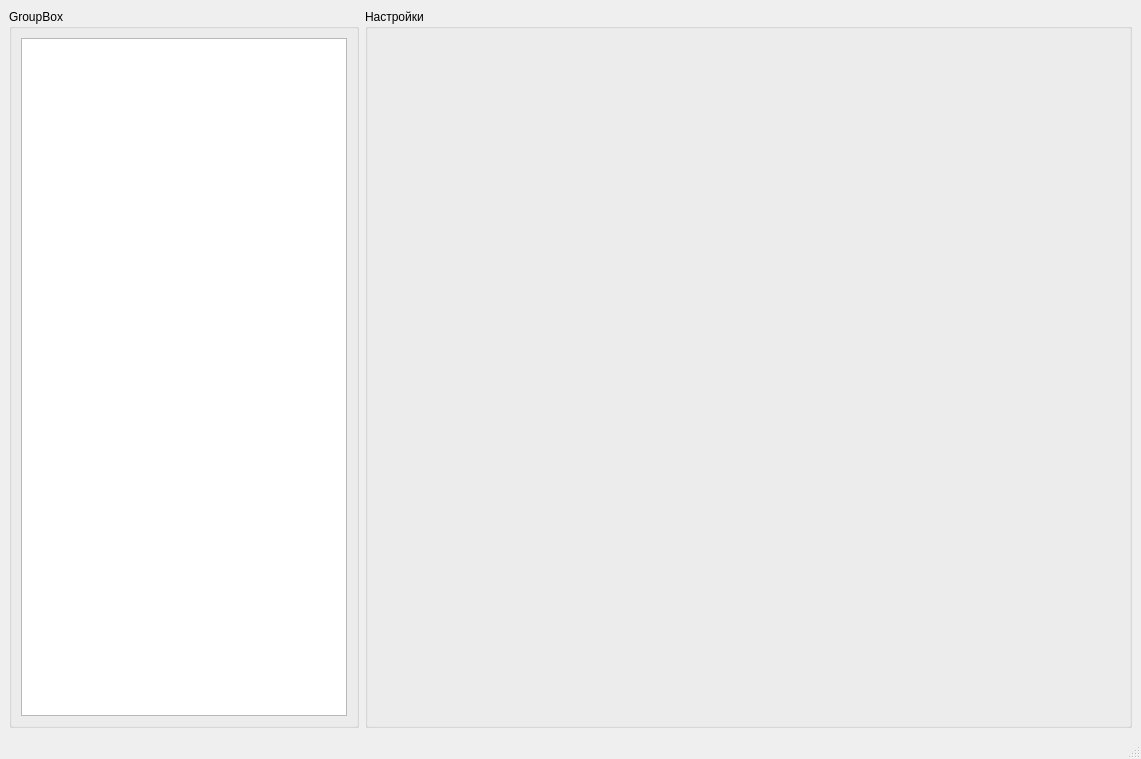
<?xml version="1.0" encoding="UTF-8"?>
<ui version="4.0">
 <class>ModbusConfigEditorMainWindow</class>
 <widget class="QMainWindow" name="ModbusConfigEditorMainWindow">
  <property name="geometry">
   <rect>
    <x>0</x>
    <y>0</y>
    <width>1141</width>
    <height>759</height>
   </rect>
  </property>
  <property name="windowTitle">
   <string>ModbusConfigEditorMainWindow</string>
  </property>
  <widget class="QWidget" name="centralwidget">
   <layout class="QHBoxLayout" name="horizontalLayout">
    <item>
     <widget class="QGroupBox" name="groupBox">
      <property name="maximumSize">
       <size>
        <width>350</width>
        <height>16777215</height>
       </size>
      </property>
      <property name="title">
       <string>GroupBox</string>
      </property>
      <layout class="QVBoxLayout" name="verticalLayout">
       <item>
        <widget class="QTreeView" name="treeView"/>
       </item>
      </layout>
     </widget>
    </item>
    <item>
     <widget class="QGroupBox" name="groupBox_2">
      <property name="title">
       <string>Настройки</string>
      </property>
      <layout class="QVBoxLayout" name="verticalLayout_2">
       <item>
        <widget class="QStackedWidget" name="stackedWidget"/>
       </item>
      </layout>
     </widget>
    </item>
   </layout>
  </widget>
  <widget class="QMenuBar" name="menubar">
   <property name="geometry">
    <rect>
     <x>0</x>
     <y>0</y>
     <width>1141</width>
     <height>21</height>
    </rect>
   </property>
  </widget>
  <widget class="QStatusBar" name="statusbar"/>
 </widget>
 <resources/>
 <connections/>
</ui>
